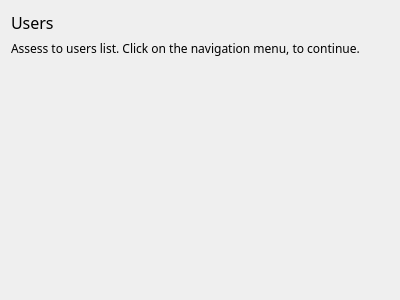
<?xml version="1.0" encoding="UTF-8"?>
<ui version="4.0">
 <class>Users</class>
 <widget class="QWidget" name="Users">
  <property name="geometry">
   <rect>
    <x>0</x>
    <y>0</y>
    <width>400</width>
    <height>300</height>
   </rect>
  </property>
  <property name="windowTitle">
   <string>Form</string>
  </property>
  <layout class="QGridLayout" name="gridLayout">
   <item row="0" column="0">
    <widget class="QLabel" name="label">
     <property name="sizePolicy">
      <sizepolicy hsizetype="Preferred" vsizetype="Maximum">
       <horstretch>0</horstretch>
       <verstretch>0</verstretch>
      </sizepolicy>
     </property>
     <property name="font">
      <font>
       <family>Monaco</family>
       <pointsize>-1</pointsize>
      </font>
     </property>
     <property name="styleSheet">
      <string notr="true">font-size: 16px;</string>
     </property>
     <property name="text">
      <string>Users</string>
     </property>
    </widget>
   </item>
   <item row="1" column="0">
    <widget class="QLabel" name="label_2">
     <property name="font">
      <font>
       <family>Monaco</family>
      </font>
     </property>
     <property name="text">
      <string>Assess to users list. Click on the navigation menu, to continue.</string>
     </property>
     <property name="alignment">
      <set>Qt::AlignLeading|Qt::AlignLeft|Qt::AlignTop</set>
     </property>
     <property name="wordWrap">
      <bool>true</bool>
     </property>
    </widget>
   </item>
  </layout>
 </widget>
 <resources/>
 <connections/>
</ui>
